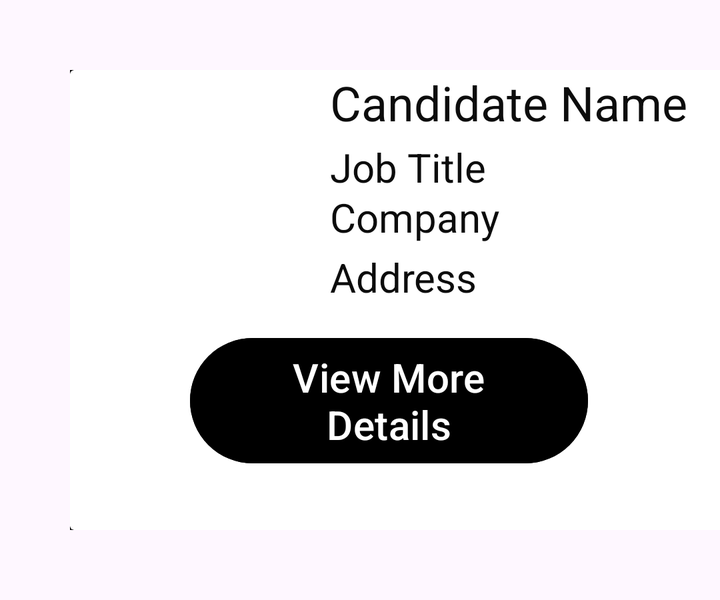
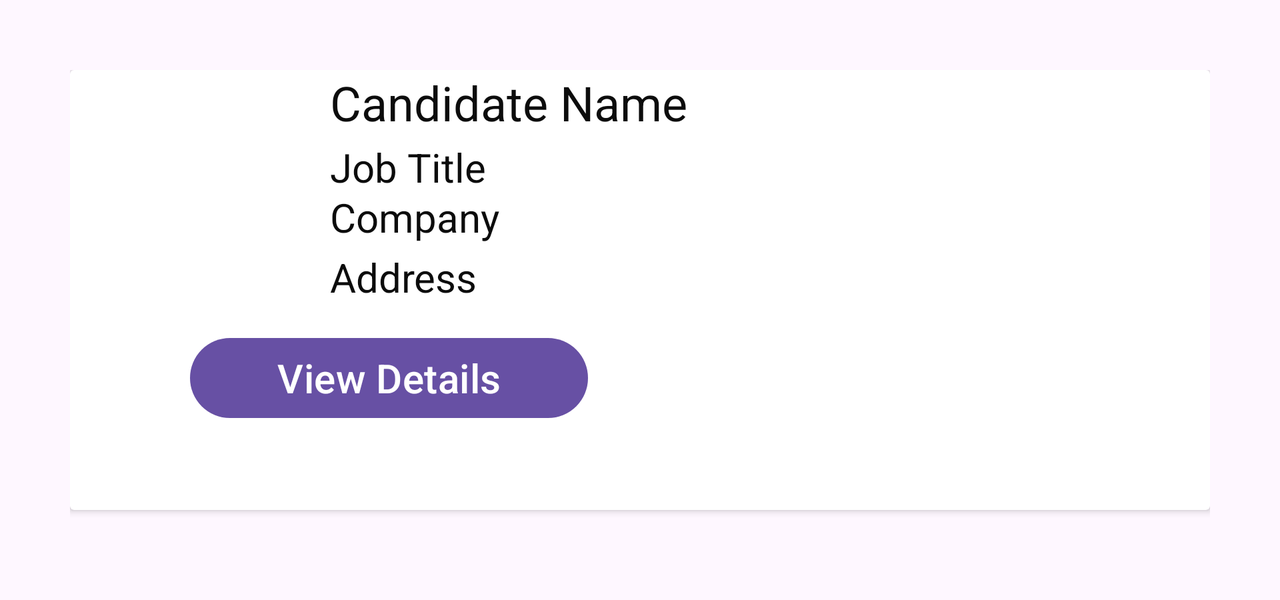

One screen, two layout resources from the same app: the default and the repository's alternative for another configuration. Each is rendered where Android would select it; the XML of both is given below.
<!-- AndroidManifest.xml: application theme Theme.Group3Project1 -->
<!-- res/layout/candidate_rowlayout.xml -->
<?xml version="1.0" encoding="utf-8"?>

<RelativeLayout xmlns:android="http://schemas.android.com/apk/res/android"
    xmlns:app="http://schemas.android.com/apk/res-auto"
    android:layout_margin="35dp"
    android:layout_width="350dp"
    android:layout_height="230dp"
    android:background="@color/black">


    <androidx.cardview.widget.CardView
        android:layout_width="match_parent"

        android:layout_height="275dp"
        android:background="#2B2B2B">
















        <ImageView
            android:id="@+id/UserImage"
            android:layout_width="107dp"
            android:layout_height="100dp"
            app:srcCompat="@drawable/avathar" />

        <TextView
            android:id="@+id/Name"
            android:layout_width="217dp"
            android:layout_height="wrap_content"
            android:layout_marginLeft="130dp"
            android:layout_weight="1"
            android:text="Candidate Name"
            android:textColor="#0C0C0C"
            android:textSize="24sp" />

        <TextView
            android:id="@+id/JobTitle"
            android:layout_width="181dp"
            android:layout_height="46dp"
            android:layout_marginLeft="130dp"
            android:layout_marginTop="35dp"
            android:text="Job Title"

            android:textColor="#0C0C0C"
            android:textSize="20sp" />
        <TextView
            android:id="@+id/Companyname"
            android:layout_width="match_parent"
            android:layout_height="wrap_content"
            android:layout_below="@+id/JobTitle"
            android:layout_marginTop="60dp"
            android:layout_marginLeft="130dp"
            android:text="Company"
            android:textColor="#0C0C0C"
            android:textSize="20sp" />
        <TextView
            android:id="@+id/Address"
            android:layout_width="match_parent"
            android:layout_height="wrap_content"
            android:layout_below="@+id/Companyname"
            android:layout_marginTop="90dp"
            android:layout_marginLeft="130dp"
            android:text="Address"
            android:textColor="#0C0C0C"
            android:textSize="20sp" />

        <Button
            android:id="@+id/ViewMore"
            android:layout_width="199dp"
            android:layout_height="wrap_content"
            android:layout_marginStart="60dp"
            android:layout_marginTop="130dp"
            android:backgroundTint="@color/black"
            android:text="View More Details"
            android:textColor="@color/white"
            android:textSize="20sp" />

    </androidx.cardview.widget.CardView>

</RelativeLayout>
<!-- resources referenced by this layout -->
<resources>
  <color name="black">#FF000000</color>
  <color name="white">#FFFFFFFF</color>
  <style name="Theme.Group3Project1" parent="Base.Theme.Group3Project1" />
  <style name="Base.Theme.Group3Project1" parent="Theme.Material3.DayNight.NoActionBar">
          
          
      </style>
</resources>
<!-- res/layout-land/candidate_rowlayout.xml (the repository's variant of the layout above) -->
<!-- drawn on the phone turned sideways -->
<?xml version="1.0" encoding="utf-8"?>
<LinearLayout xmlns:android="http://schemas.android.com/apk/res/android"
    xmlns:app="http://schemas.android.com/apk/res-auto"
    android:layout_margin="35dp"
    android:layout_width="match_parent"
    android:layout_height="230dp"
   >


    <androidx.cardview.widget.CardView
        android:layout_width="match_parent"

        android:layout_height="220dp"
        android:background="#2B2B2B">


        <ImageView
            android:id="@+id/UserImage"
            android:layout_width="107dp"
            android:layout_height="100dp"
            app:srcCompat="@drawable/avathar" />

        <TextView
            android:id="@+id/Name"
            android:layout_width="217dp"
            android:layout_height="wrap_content"
            android:layout_marginLeft="130dp"
            android:layout_weight="1"
            android:text="Candidate Name"
            android:textColor="#0C0C0C"
            android:textSize="24sp" />

        <TextView
            android:id="@+id/JobTitle"
            android:layout_width="181dp"
            android:layout_height="46dp"
            android:layout_marginLeft="130dp"
            android:layout_marginTop="35dp"
            android:text="Job Title"

            android:textColor="#0C0C0C"
            android:textSize="20sp" />

        <TextView
            android:id="@+id/Companyname"
            android:layout_width="match_parent"
            android:layout_height="wrap_content"
            android:layout_below="@+id/JobTitle"
            android:layout_marginLeft="130dp"
            android:layout_marginTop="60dp"
            android:text="Company"
            android:textColor="#0C0C0C"
            android:textSize="20sp" />

        <TextView
            android:id="@+id/Address"
            android:layout_width="match_parent"
            android:layout_height="wrap_content"
            android:layout_below="@+id/Companyname"
            android:layout_marginLeft="130dp"
            android:layout_marginTop="90dp"
            android:text="Address"
            android:textColor="#0C0C0C"
            android:textSize="20sp" />

        <Button
            android:id="@+id/btnViewDetails"
            android:layout_width="199dp"
            android:layout_height="wrap_content"
            android:layout_marginStart="60dp"
            android:layout_marginTop="130dp"
            android:text="View Details"
            android:textColor="@color/white"
            android:textSize="20sp" />

    </androidx.cardview.widget.CardView>

</LinearLayout>
<!-- resources referenced by the variant -->
<!-- as the phone turned sideways resolves them -->
<resources>
  <color name="white">#FFFFFFFF</color>
  <style name="Theme.Group3Project1" parent="Base.Theme.Group3Project1" />
  <style name="Base.Theme.Group3Project1" parent="Theme.Material3.DayNight.NoActionBar">
          
          
      </style>
</resources>
